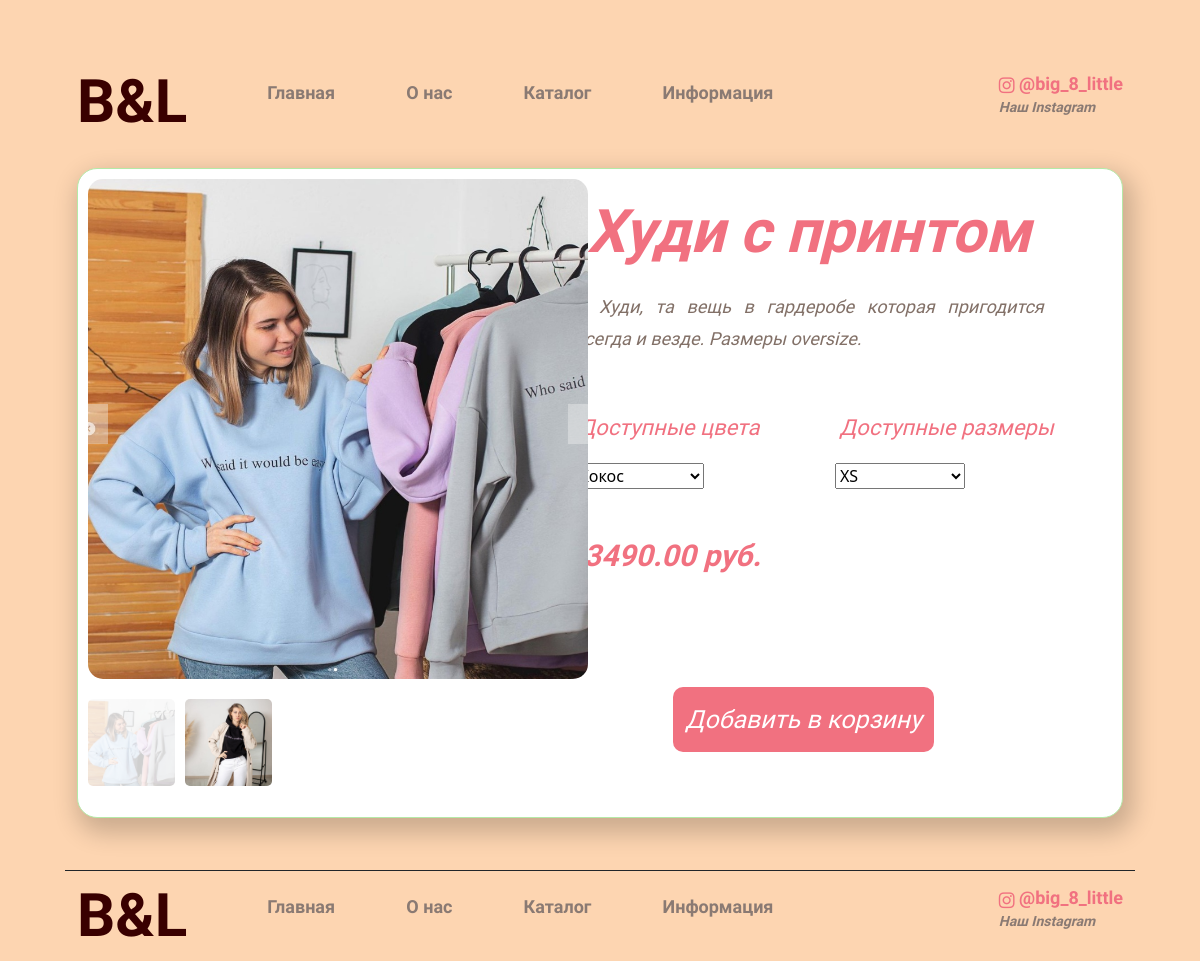
Screenshot of /products/hoodie/print_hoodie1/ with the database file from the repository.
### mainapp/models.py (models this page shows, shortened)
class ImageGallery(models.Model):
    content_type = models.ForeignKey(ContentType, on_delete=models.CASCADE, null=True)
    object_id = models.PositiveIntegerField()
    content_object = GenericForeignKey('content_type', 'object_id')
    image = models.ImageField(upload_to=upload_function, null=True, blank=True)
    is_main = models.BooleanField(default=False)
    class Meta:
        verbose_name = 'Галерея изображений'
        verbose_name_plural = verbose_name

class Product(models.Model):  # каркас продукта
    category = models.ForeignKey(Category, verbose_name='Категория', on_delete=models.CASCADE)
    title = models.CharField(max_length=255, verbose_name='Наименование')
    slug = models.SlugField(unique=True)
    description = models.TextField(verbose_name='Описание', null=True)
    price = models.DecimalField(max_digits=9, decimal_places=2, verbose_name='Цена')
    class Meta:
        verbose_name = 'Товар'
        verbose_name_plural = 'Товары'

### mainapp/views.py (the view)
# urls.py: path('products/<str:category_slug>/<str:product_slug>/', ProductDetail, name='product_detail'),
def ProductDetail(request, category_slug, product_slug):
    categories = Category.objects.all()
    category = get_object_or_404(Category, slug=category_slug)
    product = get_object_or_404(Product, slug=product_slug)
    images = ImageGallery.objects.filter(object_id=product.id)
    main_image = get_object_or_404(ImageGallery, object_id=product.id, is_main=True)
    colors = ColorField.objects.filter(object_id=product.id)
    sizes = SizeField.objects.filter(object_id=product.id)
    return render(request, 'product_detail.html', locals())

### mainapp/templates/product_detail.html (shortened to what this page needs)
{% extends 'catalog.html' %}
{% load static %}
{% block link-css %}
<link rel="stylesheet" href="{% static 'shop/css/base.css' %}">
<link rel="stylesheet" href="{% static 'shop/css/catalog.css' %}">
<link rel="stylesheet" href="{% static 'shop/css/product_detail.css' %}">
{% endblock %}
{% block main-content %}
<div class="container">
    <div class="content">
        <div class="detail-photo">
            <div class="double-slider">
                <div class="slider">
                    {% for img in images %}
                    <div class="slider-item">
                    </div>
                    {% endfor %}
                </div>
                <div class="down-imgs">
                    <div class="slider-nav">
                        {% for img in images %}
                        <div class="slider-nav-item">
                            <img src="{{img.image.url}}" loading="lazy" alt="">
                        </div>
                        {% endfor %}
                    </div>
                </div>
            </div>
        </div>
        <div class="detail-text">
            <p class="detail-name">
                {{product.title}}
            </p>
            <p class="detail-description">
                {{product.description}}
            </p>
            <div class="specification">
                <div class="colors-div">
                    <p class="name-specification">Доступные цвета</p>
                    <select>
                        {% for color in colors %}
                        <option class="colors">
                            {{color.color}}
                        </option>
                        {% endfor %}
                    </select>
                </div>
                <div class="sizes-div">
                    <p class="name-specification">Доступные размеры</p>
                    <select>
                        {% for size in sizes %}
                        <option class="sizes">
                            {{size.size}}
                        </option>
                        {% endfor %}
                    </select>
                </div>
            </div>
            <p class="detail-price">
                {{product.price}} руб.
            </p>
            <button class="add-to-cart">Добавить в корзину</button>
        </div>
    </div>
</div>
{% endblock %}

### static_dev/shop/css/base.css (style rules this page uses)
.container { width: 1170px; margin: 0 auto; z-index: 0; }
.content { display: flex; }
.content p { color: #827067; font-family: 'Exo 2', sans-serif; font-style: italic; font-weight: 200; font-size: 20px; line-height: 1.8em; text-indent: 1.4em; text-align: justify; }
.slider { min-width: 0; left: 0; width: 350px; z-index: 1; }
.slider-nav { min-width: 0; z-index: 1; }
.slider-nav img { width: 87px; height: 87px; border-radius: 5%; }
.slick-current { opacity: 0.2; }
.slider { position: relative; }
.slider-item.slick-slide { z-index: 1 !important; }
@media screen and (max-width: 1400px) { .content p { font-size: 19px; } }
@media screen and (max-width: 1200px) { .container { width: 1070px; } }
@media screen and (max-width: 1200px) { .slider-nav img { width: 73px; height: 73px; } }
@media screen and (max-width: 1200px) { .slider { width: 300px; } }
@media screen and (max-width: 1200px) { .content p { font-size: 18px; } }

### static_dev/shop/css/catalog.css (style rules this page uses)
body { background: #fdd5b1; }
.content { display: flex; position: relative; }

### static_dev/shop/css/product_detail.css (style rules this page uses)
.content { position: relative; display: flex; border: 1px solid #b5e9a7; border-radius: 20px; background: #fff; height: 650px; box-shadow: 5px 10px 25px 5px rgb(0 0 0 / 20%); overflow: hidden; margin: 2% 0 5% 0; }
.detail-photo { float: left; width: 40%; margin: 1% 1%; }
.detail-text { float: right; width: 50%; }
.slider { min-width: 0; left: 0; width: 500px; z-index: 1; }
.slider-nav { min-width: 0; z-index: 1; }
.slider-nav img { width: 87px; height: 87px; border-radius: 5px; margin-right: 10px; }
.slick-current { opacity: 0.2; }
.slider { position: relative; }
.slider-item.slick-slide { z-index: 1 !important; }
.detail-text { margin: 3%; }
.detail-name { font-size: 60px !important; color: #f17180 !important; font-weight: bold !important; text-align: center !important; text-indent: 0 !important; line-height: 0.2em !important; margin-top: 5%; }
.detail-description { margin: 10% 5% 10% 5%; }
.specification { display: flex; }
.colors-div { float: left; width: 50%; }
.sizes-div { float: right; width: 50%; }
.name-specification { font-size: 22px !important; color: #f17180 !important; }
select { margin-left: 10%; width: 50%; }
.colors { margin: 0; }
.detail-price { margin-top: 40px !important; font-weight: bold !important; color: #f17180 !important; font-size: 30px !important; text-indent: 1.2em !important; }
.add-to-cart { height: 10%; width: 25%; position: absolute; bottom: 10%; background: #f17180; font-size: 25px; border-radius: 10px; font-family: 'Exo 2', sans-serif; font-weight: 500; font-style: italic; border: 0; color: #fff; margin-left: 12%; }

### rows the page displays
ImageGallery: image (picture)
ImageGallery: image (picture)
Product: title "Худи с принтом", description "Худи, та вещь в гардеробе которая пригодится всегда и везде. Размеры oversize.", price "3490.00"

### other values shown
form field value "Кокос"
form field value "XS"
